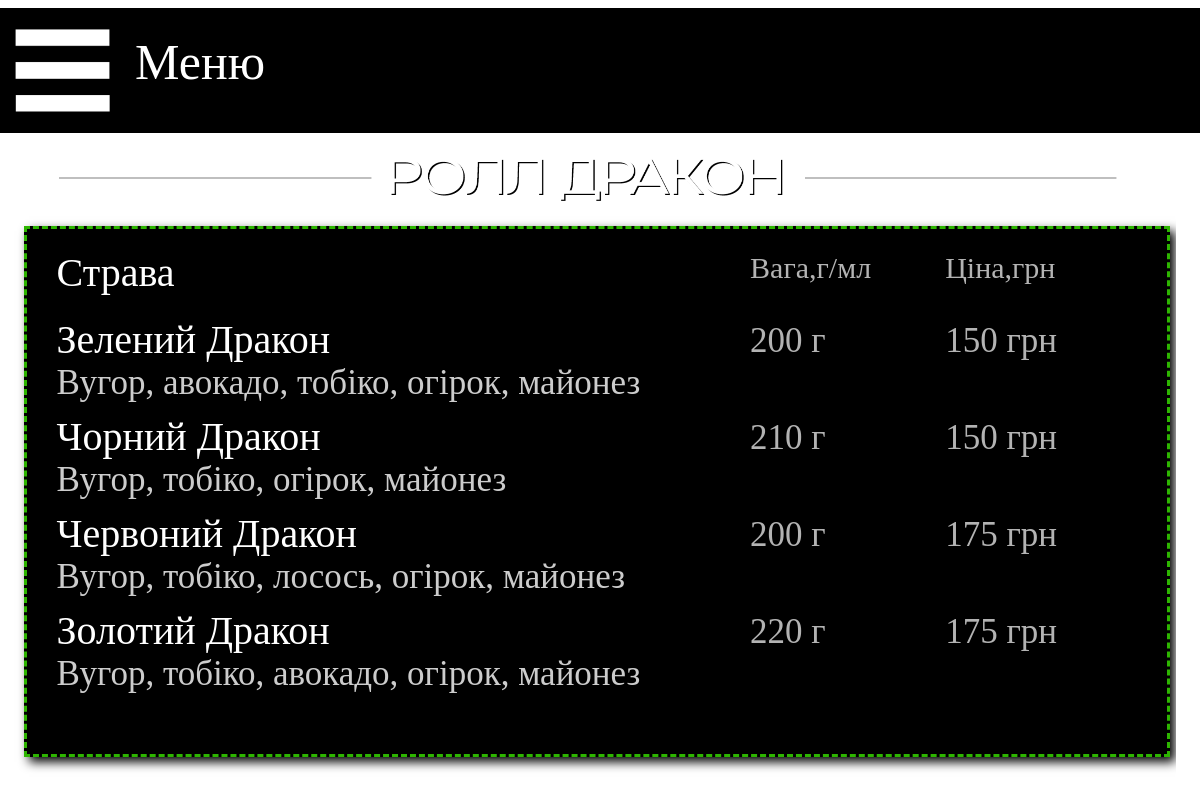
Screenshot of /rolls_dragon with the database file from the repository.
### main/models.py (models this page shows, shortened)
class Menu_dragon(models.Model):
    name = models.CharField('Название', max_length=40)
    weight = models.CharField('Вес', max_length=10)
    spec = models.CharField('Состав', max_length=100, blank=True)
    price = models.CharField('Цена', max_length=10)
    image = models.ImageField(upload_to="sushi", default='sushi/empty.png')
    class Meta:
        verbose_name = 'Рол дракон'
        verbose_name_plural = 'Рол дракон'

### main/views.py (the view)
# urls.py: path('rolls_dragon', views.sushi_dragon_roll, name='dragon_roll'),
def sushi_dragon_roll(request):
    dish = Menu_dragon.objects.all()
    n1 = sushi_news.objects.all()
    return render(request, 'main/sushi_Roll_dragon.html', {'Menu': dish, 'news': n1})

### main/templates/main/sushi_Roll_dragon.html (shortened to what this page needs)
{% extends 'main/base_sushi.html' %}
{% load static %}
{% block content_top %}
<div class="content_top">
    <img src="{% static 'img/content_top/roll_dragon.png' %}" width="100%" height="100%">
</div>
{% endblock %}
{% block content2 %}
<div class="menu_list">
    <div class="menu_list_in">
        <div style="width: 100%; float: left">
            <div class="menu_list_head_name">Страва</div>
            <div class="menu_list_head_price">Цiна,грн</div>
            <div class="menu_list_head_weight">Вага,г/мл</div>
        </div>
        {% for el in Menu %}
        <div style="width: 100%; float: left">
            <div class="menu_list_name">{{el.name}}</div>
            <div class="menu_list_price">{{el.price}}</div>
            <div class="menu_list_weight">{{el.weight}}</div>
            <div class="menu_list_spec">{{el.spec}}</div>
        </div>
        {% endfor %}
    </div>
</div>
{% endblock %}

### main/static/css/style1.css (style rules this page uses)
.body { background-image: url(storage/back1_1.png); background-size: 100%; margin-right: auto; margin-left: auto; }
.menu_list { float: left; width: 97%; height: auto; background-color: black; border: 3px dashed #2db500; box-shadow: 5px 5px 10px black; }
.menu_list_in { float: left; width: 95%; height: auto; margin-left: 30px; margin-top: 20px; margin-right: 20px; margin-bottom: 60px; }
.menu_list_head_name { width: 76%; float: left; font-family: Eastman; color: white; font-size: 20px; margin-bottom: 10px; }
.menu_list_head_weight { margin-top: 2px; width: 12%; float: right; font-family: Eastman; color: white; font-size: 15px; opacity: 70%; margin-bottom: 10px; }
.menu_list_head_price { margin-top: 2px; width: 12%; float: right; font-family: Eastman; color: white; font-size: 15px; opacity: 70%; margin-bottom: 10px; }
.menu_list_name { width: 76%; float: left; font-family: Eastman; color: white; font-size: 20px; margin-top: 10px; }
.menu_list_spec { width: 76%; float: left; font-family: Eastman; color: white; font-size: 15px; opacity: 80%; }
.menu_list_weight { width: 12%; float: right; font-family: Eastman; color: white; font-size: 15px; opacity: 70%; margin-top: 15px; }
.menu_list_price { width: 12%; float: right; font-family: Eastman; color: white; font-size: 15px; opacity: 70%; margin-top: 15px; }
.content_top { margin-left: 5%; margin-top: 0.75%; width: 90%; height: 13.5%; }

### main/static/css/adaptive.css (style rules this page uses)
@media only screen and (max-width: 1200px) { .body { background-image: url(storage/back_sushi.png); } }
@media only screen and (max-width: 1200px) { .content_top { margin-top: 100px; height: 100px; } }
@media only screen and (max-width: 1200px) { .menu_list_head_name { font-size: 40px; width: 50%; } }
@media only screen and (max-width: 1200px) { .menu_list_head_weight { font-size: 30px; width: 18%; } }
@media only screen and (max-width: 1200px) { .menu_list_head_price { font-size: 30px; width: 18%; } }
@media only screen and (max-width: 1200px) { .menu_list_name { font-size: 40px; width: 60%; } }
@media only screen and (max-width: 1200px) { .menu_list_spec { font-size: 35px; width: 60%; } }
@media only screen and (max-width: 1200px) { .menu_list_weight { font-size: 35px; width: 18%; } }
@media only screen and (max-width: 1200px) { .menu_list_price { font-size: 35px; width: 18%; } }

### rows the page displays
Menu_dragon: name "Зелений Дракон", price "150 грн", weight "200 г", spec "Вугор, авокадо, тобіко, огірок, майонез"
Menu_dragon: name "Чорний Дракон", price "150 грн", weight "210 г", spec "Вугор, тобіко, огірок, майонез"
Menu_dragon: name "Червоний Дракон", price "175 грн", weight "200 г", spec "Вугор, тобіко, лосось, огірок, майонез"
Menu_dragon: name "Золотий Дракон", price "175 грн", weight "220 г", spec "Вугор, тобіко, авокадо, огірок, майонез"
